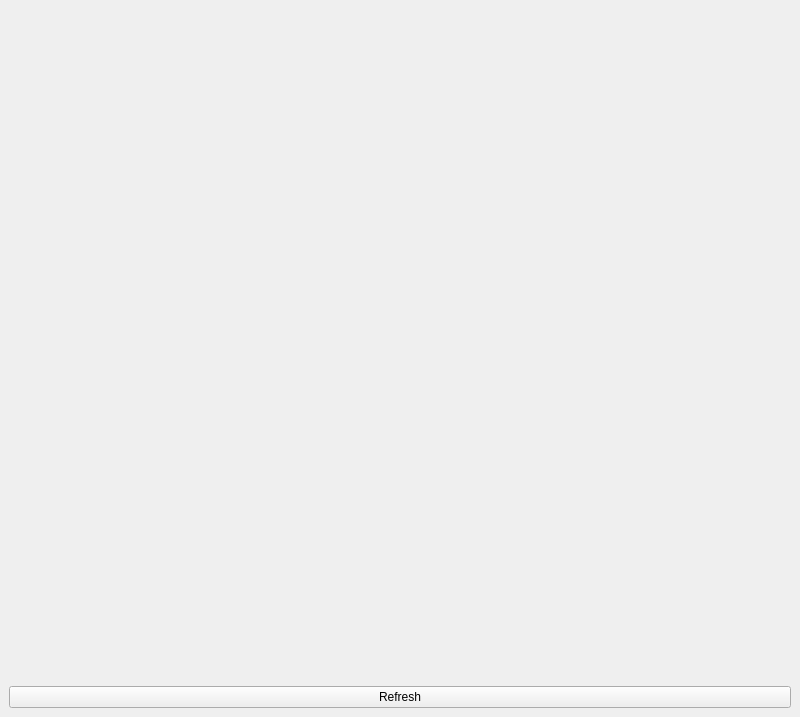
<?xml version="1.0" encoding="UTF-8"?>
<ui version="4.0">
 <class>VncWindow</class>
 <widget class="QMainWindow" name="VncWindow">
  <property name="geometry">
   <rect>
    <x>0</x>
    <y>0</y>
    <width>800</width>
    <height>717</height>
   </rect>
  </property>
  <property name="windowTitle">
   <string>VncWindow</string>
  </property>
  <widget class="QWidget" name="centralwidget">
   <layout class="QVBoxLayout" name="verticalLayout">
    <item>
     <layout class="QGridLayout" name="gridLayout">
      <item row="0" column="0">
       <widget class="QVNCClientWidget" name="vncView" native="true">
        <property name="sizePolicy">
         <sizepolicy hsizetype="Preferred" vsizetype="Expanding">
          <horstretch>0</horstretch>
          <verstretch>0</verstretch>
         </sizepolicy>
        </property>
       </widget>
      </item>
     </layout>
    </item>
    <item>
     <widget class="QPushButton" name="refresh_pushbuttion">
      <property name="text">
       <string>Refresh</string>
      </property>
     </widget>
    </item>
   </layout>
  </widget>
 </widget>
 <customwidgets>
  <customwidget>
   <class>QVNCClientWidget</class>
   <extends>QWidget</extends>
   <header>qvncclientwidget.h</header>
   <container>1</container>
  </customwidget>
 </customwidgets>
 <resources/>
 <connections/>
</ui>
